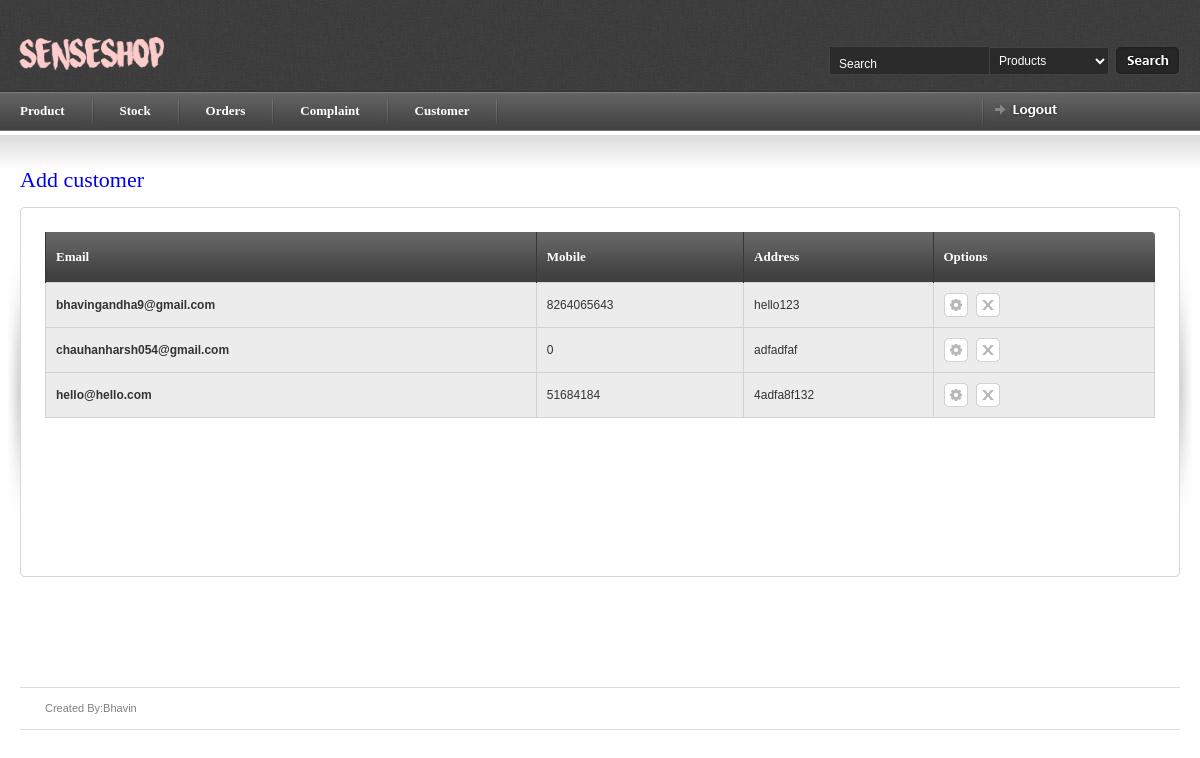
The page /myadmin/customer (signed in) on the database its author committed.
### login/models.py (models this page shows, shortened)
class customer(models.Model):
    cname = models.CharField(max_length=100,null=True,blank=True)
    email = models.CharField(max_length=250,null=True,blank=True)
    password = models.CharField(max_length=250,null=True,blank=True)
    mobile_no = models.DecimalField(max_digits=10,decimal_places=0,null=True,blank=True)
    address = models.CharField(max_length=500,null=True,blank=True)
    au_id = models.DecimalField(max_digits=200,decimal_places=0,default=0,null=True,blank=True)
    cflag = models.DecimalField(max_digits=2,decimal_places=0,default=0,null=True,blank=True)

### myadmin/views.py (the view)
# urls.py: url(r'^myadmin/customer$', b.CustomerIndexView.as_view(), name='customer'),
class CustomerIndexView(generic.ListView):
    template_name = 'customer.html'
    context_object_name = 'customer'
    model = customer
    paginate_by = 5
    def get_queryset(self):
        return customer.objects.all()
    def dispatch(self, request, *args, **kwargs):
        if request.session.has_key('myadmin'):
            a = 'hello'
        else:
            return redirect('index')
        return super(CustomerIndexView, self).dispatch(request, *args, **kwargs)

### myadmin/templates/customer.html (shortened to what this page needs)
{% load staticfiles %}
{% include 'article_start.html' %}
<div id="page-heading">
        <h1><a href="{% url 'customer_add' %}">Add customer</a></h1>
    </div>
    <table border="0" width="100%" cellpadding="0" cellspacing="0" id="content-table">
        <tr>
            <th rowspan="3" class="sized"><img src="{% static 'images/shared/side_shadowleft.jpg'%}" width="20" height="300" alt="" /></th>
            <th class="topleft"></th>
            <td id="tbl-border-top">&nbsp;</td>
            <th class="topright"></th>
            <th rowspan="3" class="sized"><img src="{% static 'images/shared/side_shadowright.jpg'%}" width="20" height="300" alt="" /></th>
        </tr>
    <tr>
        <td id="tbl-border-left"></td>
        <td>
            <div id="content-table-inner">
                <div id="table-content">
                    <form id="mainform" action="">
                        <table border="0" width="100%" cellpadding="0" cellspacing="0" id="product-table">
                         <tr>
                            <th class="table-header-repeat line-left"><a>Email</a></th>
                            <th class="table-header-repeat line-left"><a>Mobile</a></th>
                            <th class="table-header-repeat line-left"><a>Address</a></th>
                            <th class="table-header-options line-left"><a>Options</a></th>
                        </tr>
                            {% for cust in customer %}
                            <tr class="alternate-row">
                                    <td> <b>{{ cust.email }}</b></td>
                                    <td> {{ cust.mobile_no }}</td>
                                    <td> {{ cust.address }}</td>
                                    <td> <a href="{% url "customer_update" cust.id %}" title="Update" class="icon-1 info-tooltip"> </a>
                                         <a href="{% url "customer_delete" cust.id %}" title="Delete" class="icon-2 info-tooltip"></a>
                                    </td>
                                </tr>
                            {% endfor %}
                        </table>
                    </form>
        </div>
</div>
         </td>
     <td id="tbl-border-right"></td>
 </tr>
 <tr>
     <th class="sized bottomleft"></th>
     <td id="tbl-border-bottom">&nbsp;</td>
     <th class="sized bottomright"></th>
 </tr>
 </table>
</div>
{% include 'article_close.html' %}

### myadmin/static/css/screen.css (style rules this page uses)
* { margin: 0; padding: 0; }
html, body { height: 100%; }
body { background: #fff; color: #393939; font-family: Arial; font-size: 0px; line-height: 0; }
#content-table { font-size: 0px; line-height: 0px; }
#content-table th.sized { height: 15px; width: 15px; padding: 0; margin: 0; font-size: 0px; line-height: 0px; }
#content-table-inner { font-size: 12px; line-height: 12px; padding: 10px 0 20px 0; }
#tbl-border-top { background: url(../images/shared/border_bit.jpg) top repeat-x; line-height: 0;font-size: 0px; height: 15px; }
#tbl-border-bottom { background: url(../images/shared/border_bit.jpg) bottom repeat-x; line-height: 0;font-size: 0px; height: 15px; }
#tbl-border-left { background: url(../images/shared/border_bit.jpg) left repeat-y; }
#tbl-border-right { background: url(../images/shared/border_bit.jpg) right repeat-y; }
#table-content { line-height: 16px; margin: 0 10px 10px 10px; min-height: 300px; }
.topleft { background: url(../images/shared/corner_top_left.jpg) no-repeat; width:15px; height:15px; }
.topright { background: url(../images/shared/corner_top_right.jpg) no-repeat; width:15px; height:15px; }
.bottomleft { background: url(../images/shared/corner_bottom_left.jpg) no-repeat; width:15px; height:15px; }
.bottomright { background: url(../images/shared/corner_bottom_right.jpg) no-repeat; width:15px; height:15px; }
#page-heading { margin: 0 0 15px 20px; }
h1 { color: #4b4b4b; font-family: Tahoma; font-size: 22px; line-height: 24px; font-weight: normal; }
a.icon-1 { background: url(../images/table/table_icon_1.gif) no-repeat; display: block; float: left; height: 24px; margin: 0 8px 0 0; width: 24px; }
a.icon-2 { background: url(../images/table/table_icon_2.gif) no-repeat; display: block; float: left; height: 24px; margin: 0 8px 0 0; width: 24px; }
#product-table { margin-bottom: 20px; }
#product-table td a { color: #393939; }
#product-table th { height: 50px; text-align: left; }
#product-table td { border: 1px solid #d2d2d2; padding: 10px 0 10px 10px; }
#product-table tr.alternate-row { background: #ececec; }
.table-header-options { background: url(../images/table/table_header_options.jpg) no-repeat; border: none; min-width: 221px; padding: 0px 0 0 0; width: 221px; }
.table-header-repeat { background: url(../images/table/table_header_repeat.jpg) repeat-x; border: none; font-size: 0px; line-height: 0; padding: 0px 0 0 0; }
.table-header-options a, .table-header-repeat a { color: #fff; font-family: Tahoma; font-size: 13px; font-weight: bold; line-height: 14px; margin: 0 0 0 10px; padding: 0 10px 0 0; }
th.line-left { border-left: 1px solid #373737; }
table { border-collapse: collapse; }
a { outline: none; text-decoration: none; }
img { border: 0; }
form { margin: 0; padding: 0; }

### rows shown on the page
customer: email "bhavingandha9@gmail.com", mobile_no "8264065643", address "hello123"
customer: email "chauhanharsh054@gmail.com", mobile_no "0", address "adfadfaf"
customer: email "hello@hello.com", mobile_no "51684184", address "4adfa8f132"
